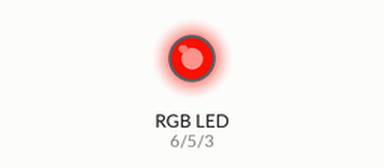
The sketch below on a simulated Arduino Uno, built with avr-gcc and run on an emulated ATmega328P. On the bench: an RGB LED mixed from three pins (HIGH = lit). Dim RGB values are drawn brighter than linear.

Above: at 0.15 s.
At 5.26 s:
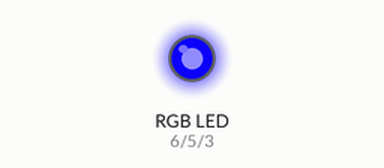
At 10.06 s:
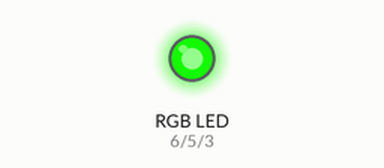
At 19.98 s:
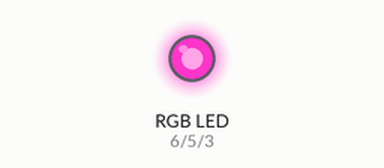
At 29.9 s:
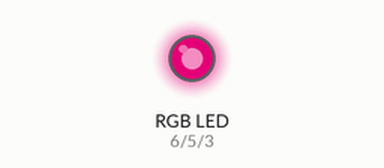
At 39.82 s:
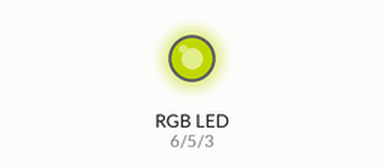
Timing chart, 0 to 39.9 s (numbered marks = the images above):
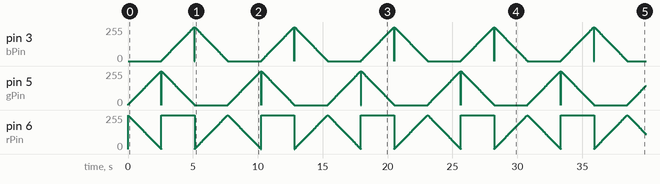

The sketch:

fadedRGB.ino
```cpp
int bPin = 3;
int gPin = 5;
int rPin = 6;

int bValue;
int gValue;
int rValue;
void setup() {
  // put your setup code here, to run once:
    rValue = 255;
  gValue = 0;
  bValue = 0;
}

void loop() {
  // put your main code here, to run repeatedly:


  for(int i = 0; i < 256; i++){ //fade out red, bring in green
    rValue--;
    gValue++;
    analogWrite(rPin,rValue);
    analogWrite(gPin,gValue);
    delay(10);
  }
  for(int i = 0; i < 256; i++){ //fade out green, bring in blue
    gValue--;
    bValue++;
    analogWrite(gPin,gValue);
    analogWrite(bPin,bValue);
    delay(10);
  }
  for(int i = 0; i < 256; i++){ //fade out blue, bring in red
    bValue--;
    rValue++;
    analogWrite(bPin,bValue);
    analogWrite(rPin,rValue);
    delay(10);
  }

}
```
